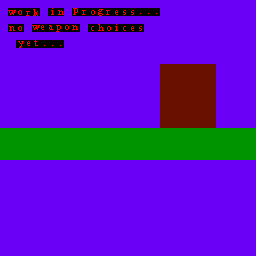

The image is a tile-based game level rendered from a .tmx file. Its description and complete source (layers, tilesets, objects, tile grids) follow:
An orthogonal 32x32 tile map with 8x8 px tiles, 1 tile layer (Tile Layer 1).

<map version="1.10" tiledversion="1.10.2" orientation="orthogonal" renderorder="right-down" width="32" height="32" tilewidth="8" tileheight="8" infinite="0" nextlayerid="2" nextobjectid="1">
 <tileset firstgid="1" source="Dungeon.tsx" />
 <layer id="1" name="Tile Layer 1" width="32" height="32">
  <data encoding="csv">
58,58,58,58,58,58,58,58,58,58,58,58,58,58,58,58,58,58,58,58,58,58,58,58,58,58,58,58,58,58,58,58,
58,17,34,19,20,58,22,23,58,25,26,27,28,29,30,31,31,52,52,52,58,58,58,58,58,58,58,58,58,58,58,58,
58,58,58,58,58,58,58,58,58,58,58,58,58,58,58,58,58,58,58,58,58,58,58,58,58,58,58,58,58,58,58,58,
58,33,34,58,36,37,38,39,40,41,58,43,44,45,46,47,48,31,58,58,58,58,58,58,58,58,58,58,58,58,58,58,
58,58,58,58,58,58,58,58,58,58,58,58,58,58,58,58,58,58,58,58,58,58,58,58,58,58,58,58,58,58,58,58,
58,58,49,50,51,54,54,54,58,58,58,58,58,58,58,58,58,58,58,58,58,58,58,58,58,58,58,58,58,58,58,58,
58,58,58,58,58,58,58,58,58,58,58,58,58,58,58,58,58,58,58,58,58,58,58,58,58,58,58,58,58,58,58,58,
58,58,58,58,58,58,58,58,58,58,58,58,58,58,58,58,58,58,58,58,58,58,58,58,58,58,58,58,58,58,58,58,
58,58,58,58,58,58,58,58,58,58,58,58,58,58,58,58,58,58,58,58,56,56,56,56,56,56,56,58,58,58,58,58,
58,58,58,58,58,58,58,58,58,58,58,58,58,58,58,58,58,58,58,58,56,56,56,56,56,56,56,58,58,58,58,58,
58,58,58,58,58,58,58,58,58,58,58,58,58,58,58,58,58,58,58,58,56,56,56,56,56,56,56,58,58,58,58,58,
58,58,58,58,58,58,58,58,58,58,58,58,58,58,58,58,58,58,58,58,56,56,56,56,56,56,56,58,58,58,58,58,
58,58,58,58,58,58,58,58,58,58,58,58,58,58,58,58,58,58,58,58,56,56,56,56,56,56,56,58,58,58,58,58,
58,58,58,58,58,58,58,58,58,58,58,58,58,58,58,58,58,58,58,58,56,56,56,56,56,56,56,58,58,58,58,58,
58,58,58,58,58,58,58,58,58,58,58,58,58,58,58,58,58,58,58,58,56,56,56,56,56,56,56,58,58,58,58,58,
58,58,58,58,58,58,58,58,58,58,58,58,58,58,58,58,58,58,58,58,56,56,56,56,56,56,56,58,58,58,58,58,
57,57,57,57,57,57,57,57,57,57,57,57,57,57,57,57,57,57,57,57,57,57,57,57,57,57,57,57,57,57,57,57,
57,57,57,57,57,57,57,57,57,57,57,57,57,57,57,57,57,57,57,57,57,57,57,57,57,57,57,57,57,57,57,57,
57,57,57,57,57,57,57,57,57,57,57,57,57,57,57,57,57,57,57,57,57,57,57,57,57,57,57,57,57,57,57,57,
57,57,57,57,57,57,57,57,57,57,57,57,57,57,57,57,57,57,57,57,57,57,57,57,57,57,57,57,57,57,57,57,
58,58,58,58,58,58,58,58,58,58,58,58,58,58,58,58,58,58,58,58,58,58,58,58,58,58,58,58,58,58,58,58,
58,58,58,58,58,58,58,58,58,58,58,58,58,58,58,58,58,58,58,58,58,58,58,58,58,58,58,58,58,58,58,58,
58,58,58,58,58,58,58,58,58,58,58,58,58,58,58,58,58,58,58,58,58,58,58,58,58,58,58,58,58,58,58,58,
58,58,58,58,58,58,58,58,58,58,58,58,58,58,58,58,58,58,58,58,58,58,58,58,58,58,58,58,58,58,58,58,
58,58,58,58,58,58,58,58,58,58,58,58,58,58,58,58,58,58,58,58,58,58,58,58,58,58,58,58,58,58,58,58,
58,58,58,58,58,58,58,58,58,58,58,58,58,58,58,58,58,58,58,58,58,58,58,58,58,58,58,58,58,58,58,58,
58,58,58,58,58,58,58,58,58,58,58,58,58,58,58,58,58,58,58,58,58,58,58,58,58,58,58,58,58,58,58,58,
58,58,58,58,58,58,58,58,58,58,58,58,58,58,58,58,58,58,58,58,58,58,58,58,58,58,58,58,58,58,58,58,
58,58,58,58,58,58,58,58,58,58,58,58,58,58,58,58,58,58,58,58,58,58,58,58,58,58,58,58,58,58,58,58,
58,58,58,58,58,58,58,58,58,58,58,58,58,58,58,58,58,58,58,58,58,58,58,58,58,58,58,58,58,58,58,58,
58,58,58,58,58,58,58,58,58,58,58,58,58,58,58,58,58,58,58,58,58,58,58,58,58,58,58,58,58,58,58,58,
58,58,58,58,58,58,58,58,58,58,58,58,58,58,58,58,58,58,58,58,58,58,58,58,58,58,58,58,58,58,58,58
</data>
 </layer>
</map>